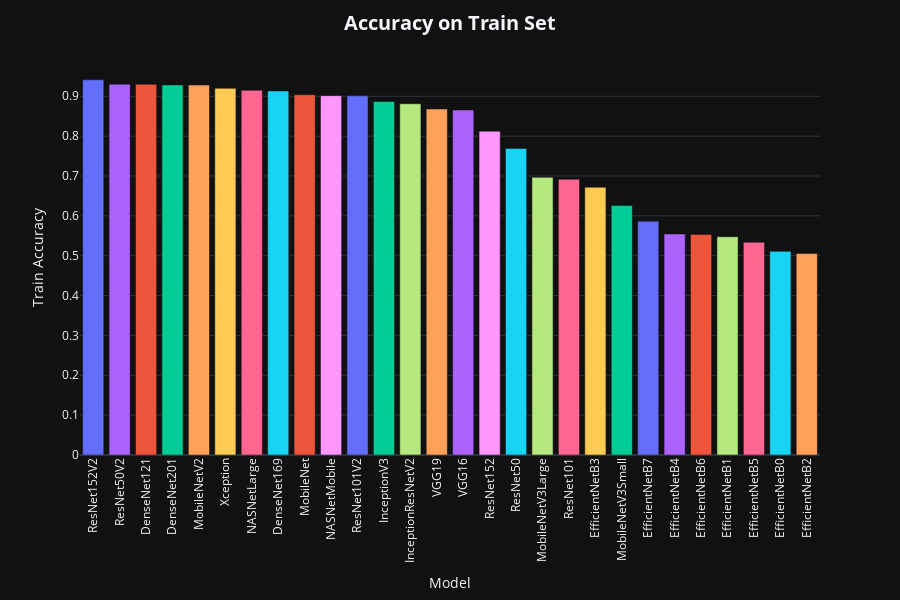
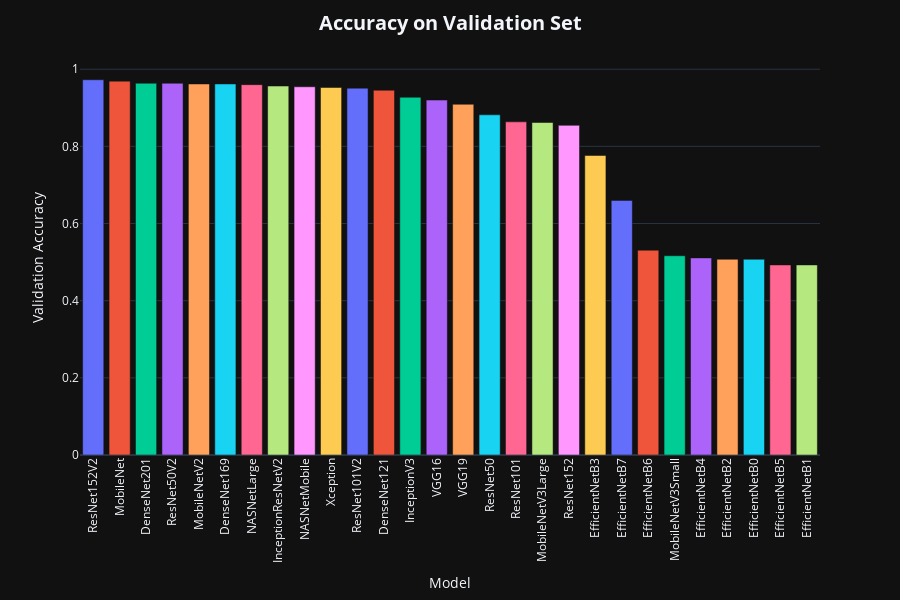
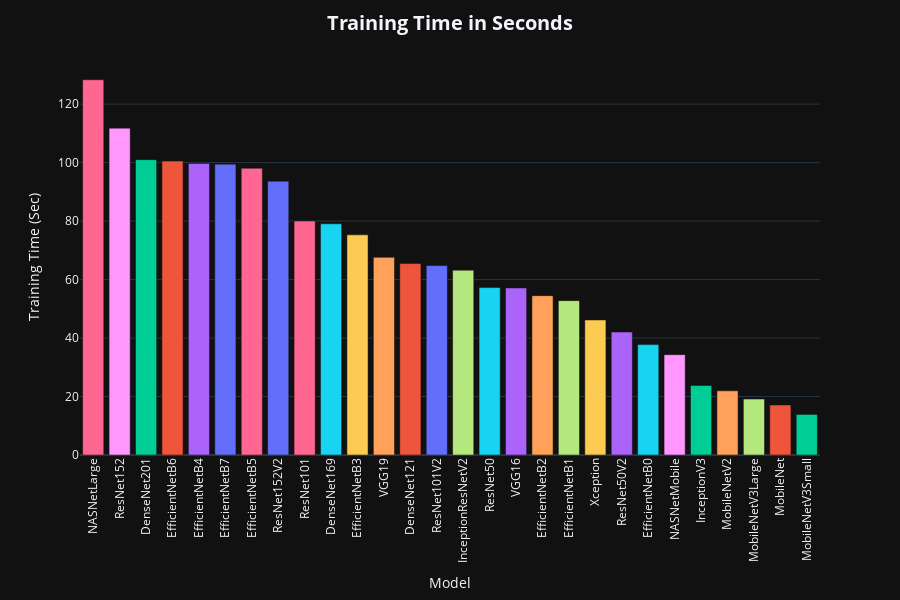

Source (notebook cell) for these figures, in order:
### Code cell
fig1 = px.bar(df_results, x = 'Model', y = 'Train Accuracy', hover_data = ['Validation Accuracy', 'Training Time (Sec)'], color = 'Model', height = 600)
fig1.update_layout(title = dict(text = '<b>Accuracy on Train Set</b>', font = dict(size = 20)),
                   title_x = 0.5, template = 'plotly_dark', xaxis = {'categoryorder' : 'total descending'}, showlegend = False)
fig1.update_xaxes(tickangle = 270)


fig2 = px.bar(df_results, x = 'Model', y = 'Validation Accuracy', hover_data = ['Train Accuracy', 'Training Time (Sec)'], color = 'Model', height = 600)
fig2.update_layout(title = dict(text='<b>Accuracy on Validation Set</b>', font = dict(size=20)), title_x = 0.5,
                   template = 'plotly_dark', xaxis = {'categoryorder' : 'total descending'}, showlegend = False)
fig2.update_xaxes(tickangle = 270)


fig3 = px.bar(df_results, x = 'Model', y = 'Training Time (Sec)', hover_data = ['Train Accuracy', 'Validation Accuracy'], color = 'Model', height = 600)
fig3.update_layout(title = dict(text = '<b>Training Time in Seconds</b>', font = dict(size=20)), title_x = 0.5,
                   template = 'plotly_dark', xaxis = {'categoryorder' : 'total descending'}, showlegend = False)
fig3.update_xaxes(tickangle = 270)

fig1.show()
fig2.show()
fig3.show()
